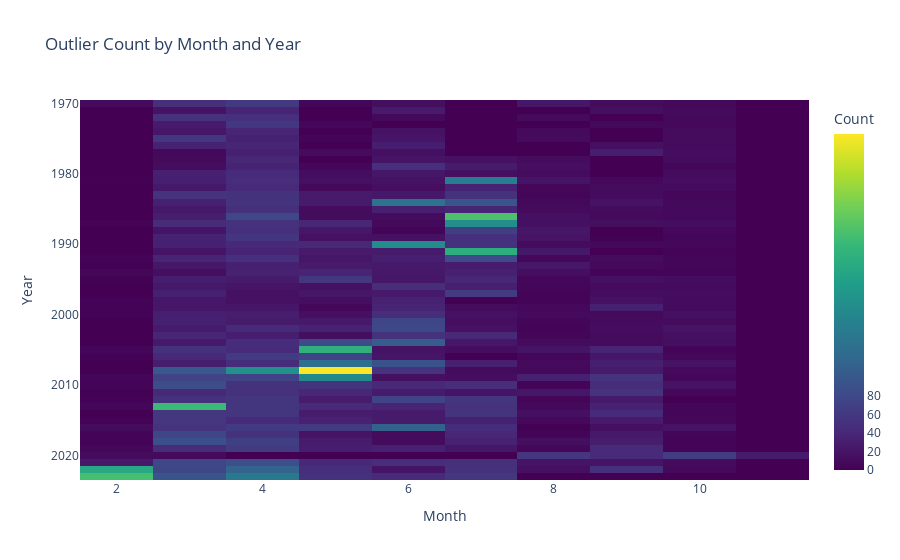

The cell this chart's notebook holds for it:
### Markdown cell above
### Temporal analysis

### Code cell
from outliers_code.outliers_analysis import create_temporal_visualizations


plots = create_temporal_visualizations(MergedDataset, MergedDataset.loc[all_outliers_indexes])

plots['heatmap'].show()

### Figure 1 — Plotly figure (JSON) as saved in the notebook; plotly's stock layout.template omitted (floating-point values rounded to 4 significant figures; data arrays with more than 128 entries replaced by an {"elided": "..."} marker saying what was removed)
{"data": [{"coloraxis": "coloraxis", "hovertemplate": "Month: %{x}<br>Year: %{y}<br>Outlier Count: %{z}<extra></extra>", "name": "0", "type": "heatmap", "x": [2, 3, 4, 5, 6, 7, 8, 9, 10, 11], "xaxis": "x", "y": [1970, 1971, 1972, 1973, 1974, 1975, 1976, 1977, 1978, 1979, 1980, 1981, 1982, 1983, 1984, 1985, 1986, 1987, 1988, 1989, 1990, 1991, 1992, 1993, 1994, 1995, 1996, 1997, 1998, 1999, 2000, 2001, 2002, 2003, 2004, 2005, 2006, 2007, 2008, 2009, 2010, 2011, 2012, 2013, 2014, 2015, 2016, 2017, 2018, 2019, 2020, 2021, 2022, 2023], "yaxis": "y", "z": {"elided": "54x10 int values"}}], "layout": {"coloraxis": {"colorbar": {"tickvals": [0, 20, 40, 60, 80], "title": {"text": "Count"}}, "colorscale": [[0, "#440154"], [0.1111, "#482878"], [0.2222, "#3e4989"], [0.3333, "#31688e"], [0.4444, "#26828e"], [0.5556, "#1f9e89"], [0.6667, "#35b779"], [0.7778, "#6ece58"], [0.8889, "#b5de2b"], [1, "#fde725"]]}, "title": {"text": "Outlier Count by Month and Year"}, "xaxis": {"anchor": "y", "domain": [0, 1], "title": {"text": "Month"}}, "yaxis": {"anchor": "x", "autorange": "reversed", "domain": [0, 1], "title": {"text": "Year"}}}}
